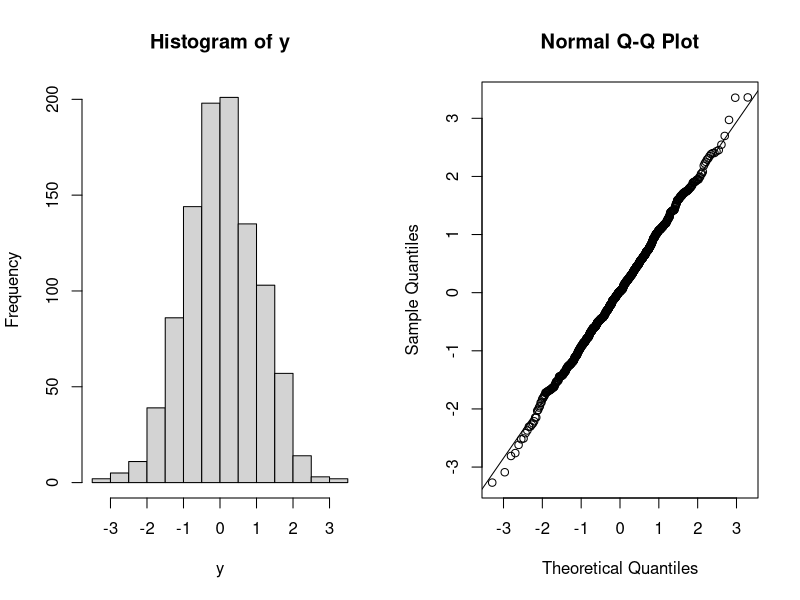
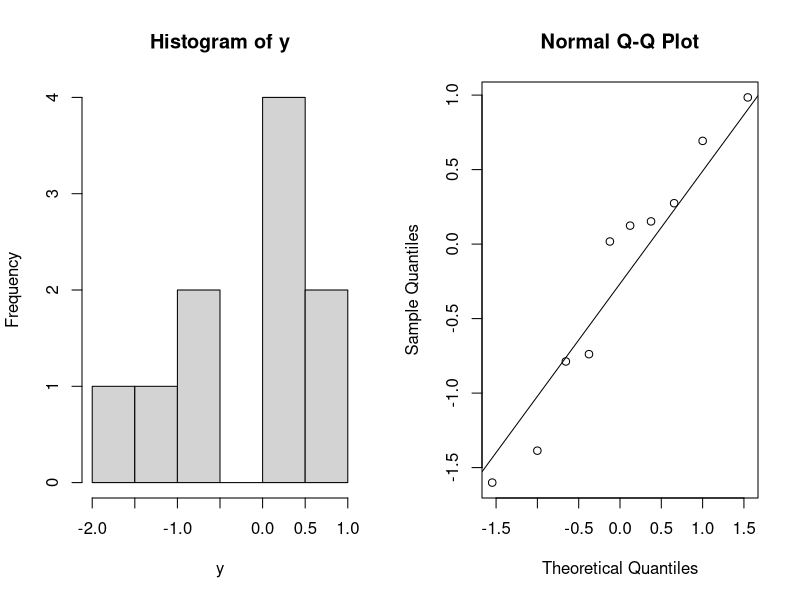
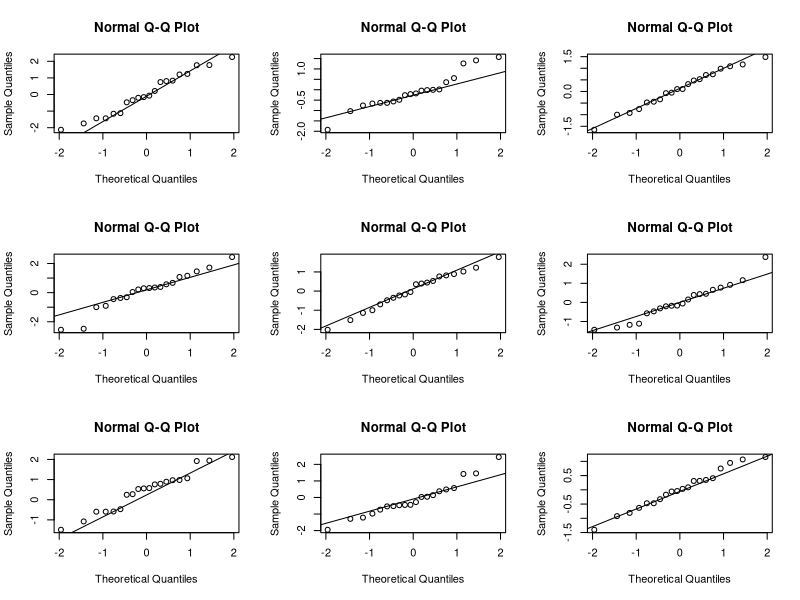
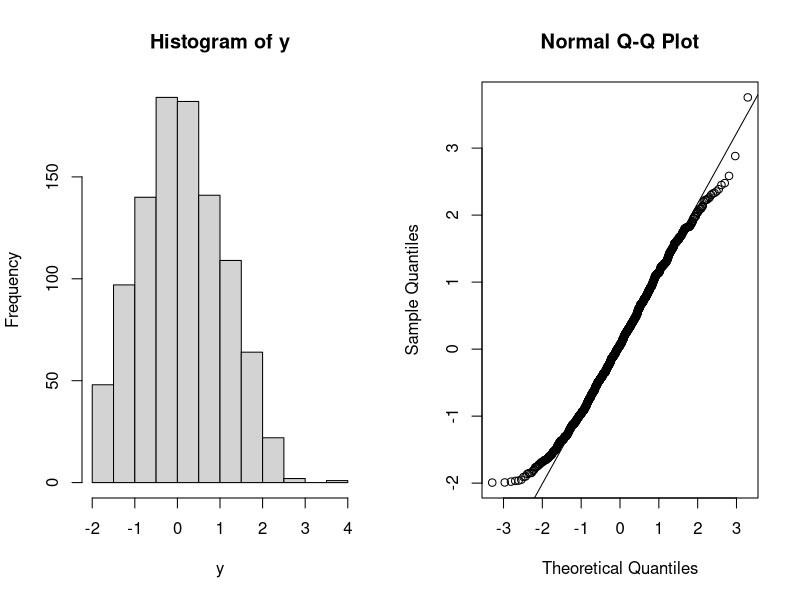
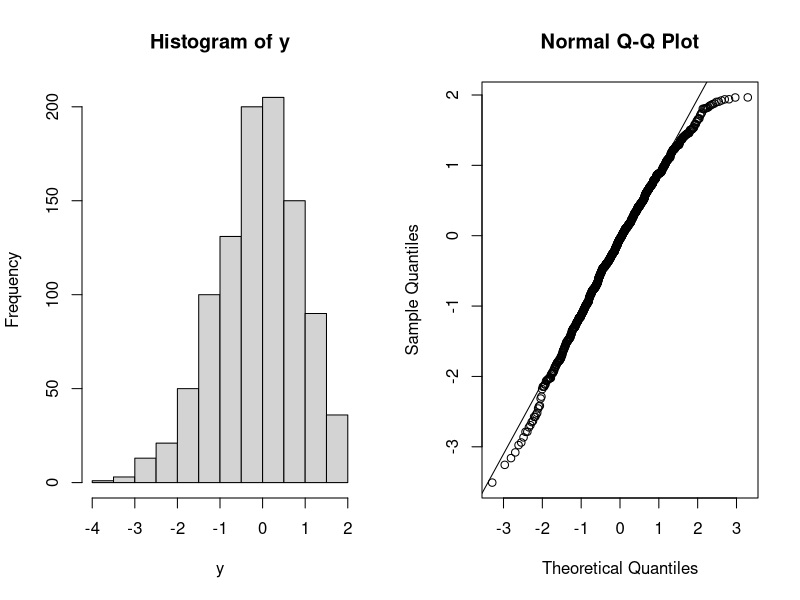
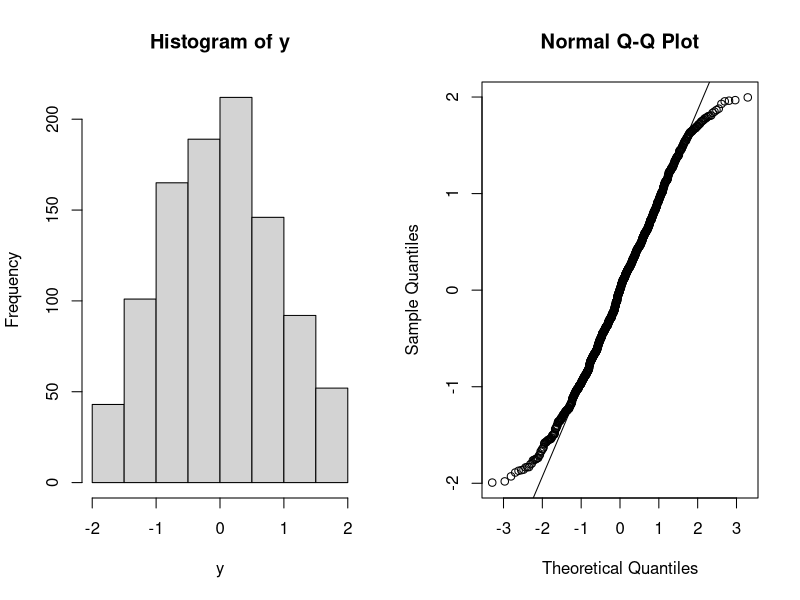
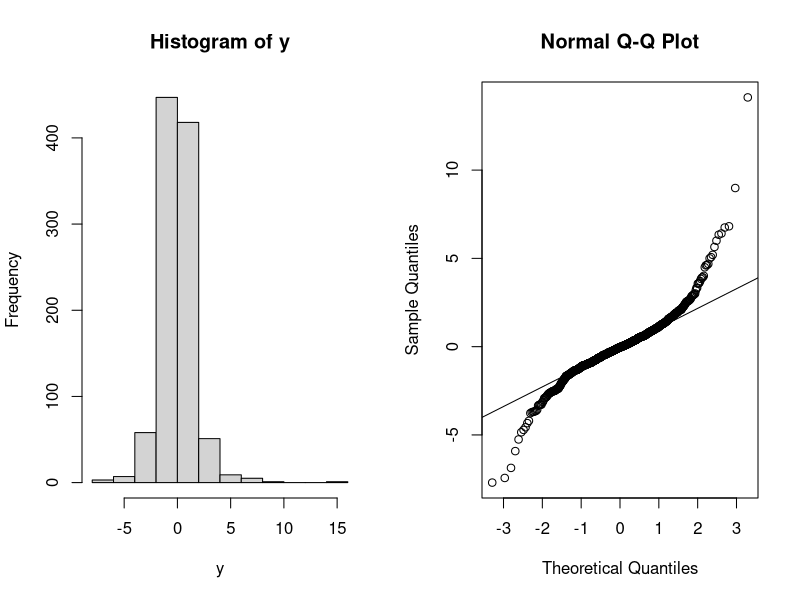
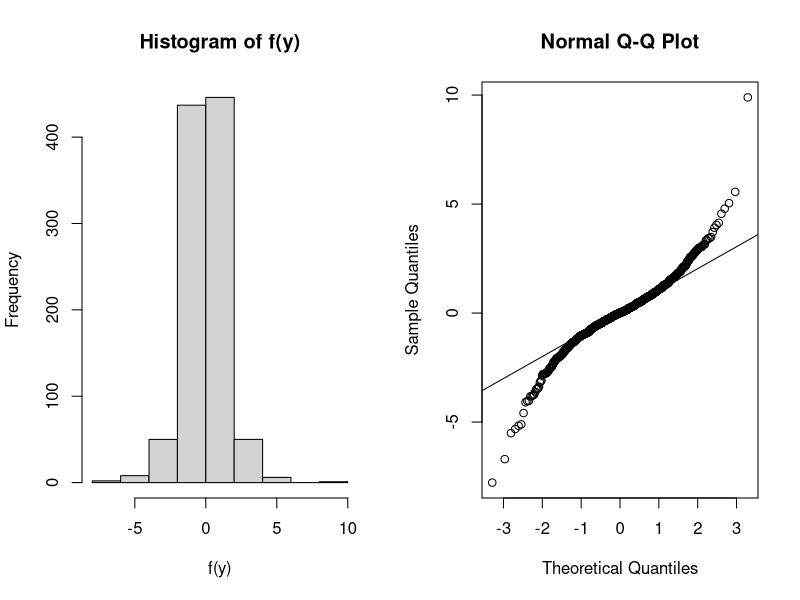

These figures' R source, in order:
##
##
## QQ plot examples
##
## (interpreting QQ-plots)
##


## Examples:
##
## 1. Normal distribution, large sample size (matches exactly)
## 2. Normal distribution, small sample size (see random variation)
## 3. Truncated Normal (see data with shorter tails)
## 4. T distribution (see data with longer tails)
## 5. Exponential distribution (right/positive skewed)
## 6. Negative Exponential distribution (left/negative skew)

par(mfrow=c(1,2))

###############################################
##
## 1. Normal (large sample size)
##
###############################################

y=rnorm(1000)
hist(y)
qqnorm(y)
qqline(y)



###############################################
##
## 2. Normal (small sample size)
##
###############################################

y=rnorm(10)
hist(y)
qqnorm(y)
qqline(y)


## look at nine examples to see typical variation
par(mfrow=c(3,3))
for(i in 1:9){
    y=rnorm(20)
    qqnorm(y)
    qqline(y)
}


###############################################
##
## 3. Truncated Normal (shorter tails than Normal Distribution)
##
###############################################

## function to simulate from truncated normal

rtnorm <- function(n,mu,sigma,a,b){
    ## n = number of samples
    ## mu= location
    ## sigma = scale
    ## a = lower bound
    ## b = upper bound
    x=rep(NA,n)
    for(i in 1:n){
        accept=0
        while(accept==0){
            ## step 1: draw y~N(mu,sigma^2)
            y=rnorm(1,mu,sigma)
            ## step 2: accept if y is in right region
            if(y>a & y<b){
                x[i]=y
                accept=1
            }
        }
    }
    x
}


##
## 3.1 Truncated only on left
##

par(mfrow=c(1,2))

y=rtnorm(1000,0,1,-2,Inf)
hist(y)
qqnorm(y)
qqline(y)

##
## 3.2 Truncated only on left
##

y=rtnorm(1000,0,1,-Inf,2)
hist(y)
qqnorm(y)
qqline(y)

##
## 3.3 Truncated on both right and left
##

y=rtnorm(1000,0,1,-2,2)
hist(y)
qqnorm(y)
qqline(y)






###############################################
##
## 4. T-distribution (Fatter Tails than Gaussian)
##
###############################################

y=rt(1000,df=3)
hist(y)
qqnorm(y)
qqline(y)

##
## 4.1 try to pull in tails with a transformation (not very successful!)
##

f <- function(x){
    log(abs(x))*sign(x)
}

hist(f(y))
qqnorm(f(y))
qqline(f(y))

g <- function(x){
    sign(x)*abs(x)^-.5
}

hist(g(y))
qqnorm(g(y))
qqline(g(y))


###############################################
##
## 5. Exponential distribution (right skewed)
##
###############################################

y=rexp(1000,1)
hist(y)
qqnorm(y)
qqline(y)

## transform to approximately Gaussian with cube root transform

hist((y)^(1/3))
qqnorm((y)^(1/3))
qqline((y)^(1/3))




###############################################
##
## 6. Negative Exponential distribution (left skewed)
##
###############################################

y=-rexp(1000,1)
hist(y)
qqnorm(y)
qqline(y)




